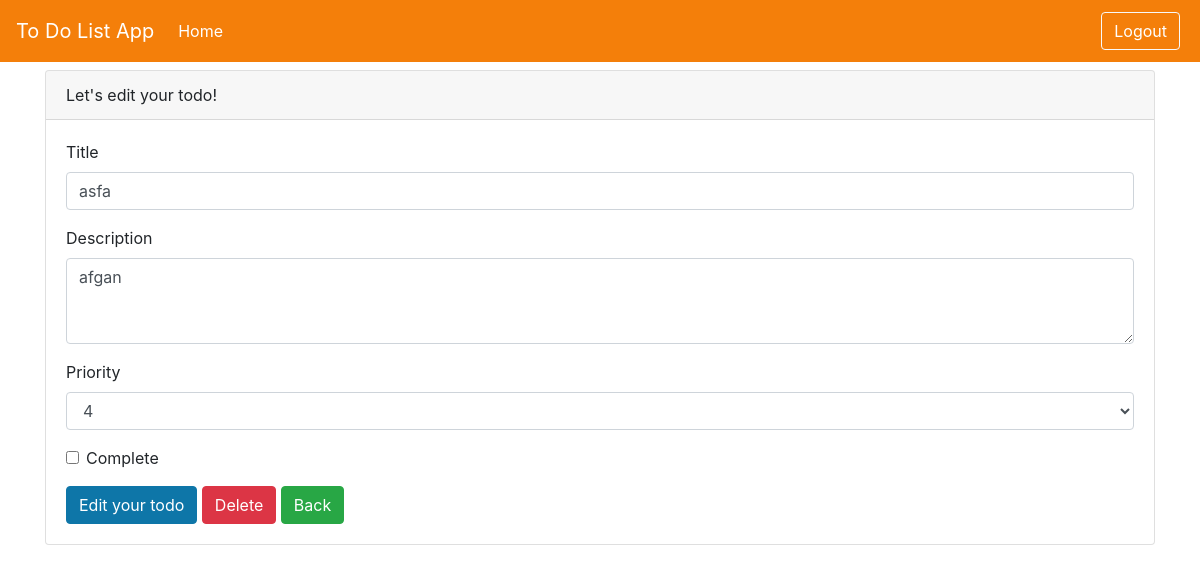
Before: /todo/edit-todo-page/4 (signed in) with the older database file.
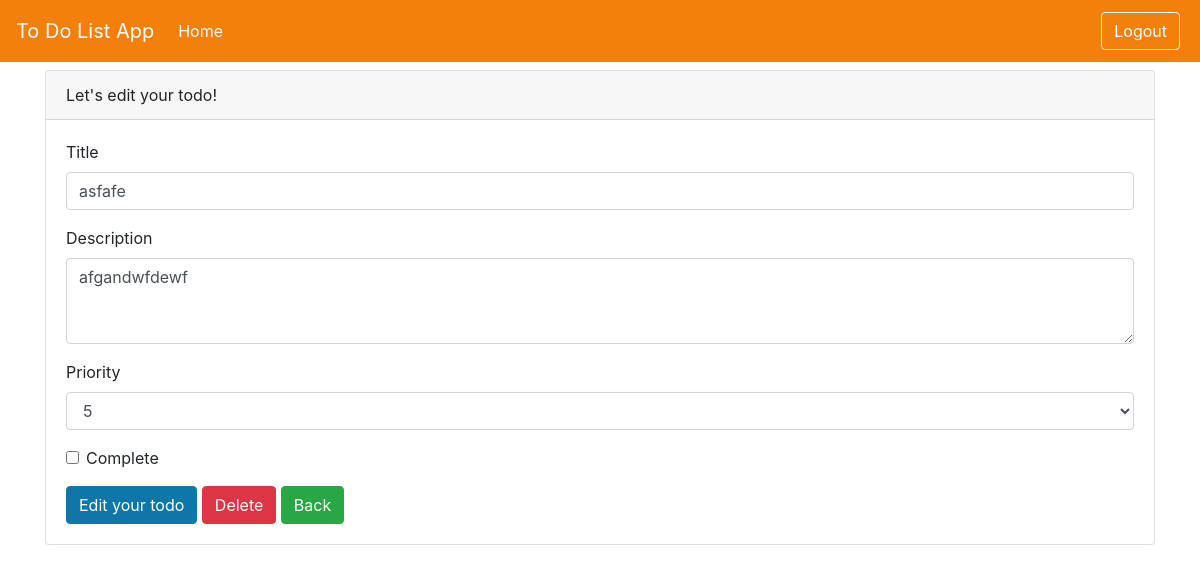
After: the same page with the newer database file.
### models.py (models this page shows)
class Todo(Base):
    __tablename__ = "todos"
    id = Column(Integer, primary_key=True, index=True)
    title = Column(String)
    description = Column(String)
    priority = Column(Integer) #öncelik
    complete = Column(Boolean, default=False)
    owner_id = Column(Integer, ForeignKey("users.id"))

### routers/todo.py (the view)
@router.get("/todo-page")
async def render_todo_page(request: Request, db: db_dependency):
    try:
        user = await get_current_user(request.cookies.get("access_token"))
        if user is None:
            return redirect_to_login()
        todos = db.query(Todo).filter(Todo.owner_id == user.get('id')).all()
        return templates.TemplateResponse("todo.html",{"request": request, "todos":todos, "user":user})
    except:
        return redirect_to_login()

### templates/edit-todo.html (shortened to what this page needs)
{% include 'layout.html' %}
<div class="container">
  <div class="card">
    <div class="card-header">
      Let's edit your todo!
    </div>
    <div class="card-body">
      <form id="editTodoForm" method="post" action="/todo/update-todo/{{todo.id}}" >
        <div class="form-group">
          <label>Title</label>
          <input type="text" class="form-control" name="title" value="{{todo.title}}" required>
        </div>
        <div class="form-group">
          <label>Description</label>
          <textarea name="description" class="form-control" rows="3" required>{{todo.description}}</textarea>
        </div>
        <div class="form-group">
          <label>Priority</label>
          <select name="priority" class="form-control">
            <option {% if todo.priority == 4 %} selected="selected" {% endif %}>4</option>
            <option {% if todo.priority == 5 %} selected="selected" {% endif %}>5</option>
          </select>
        </div>
        <div class="form-group form-check">
          <input type="checkbox" class="form-check-input" name="complete" {% if todo.complete %} checked {% endif %}>
          <label class="form-check-label">Complete</label>
        </div>
        <button type="submit" class="btn btn-primary">Edit your todo</button>
        <button id="deleteButton" type="button" class="btn btn-danger">Delete</button>
        <a href="/todo/todo-page" class="btn btn-success">Back</a>
      </form>
    </div>
  </div>
</div>

Changed rows visible on the page:
changed Todo: title "asfa" → "asfafe"; description "afgan" → "afgandwfdewf"; priority "4" → "5"
